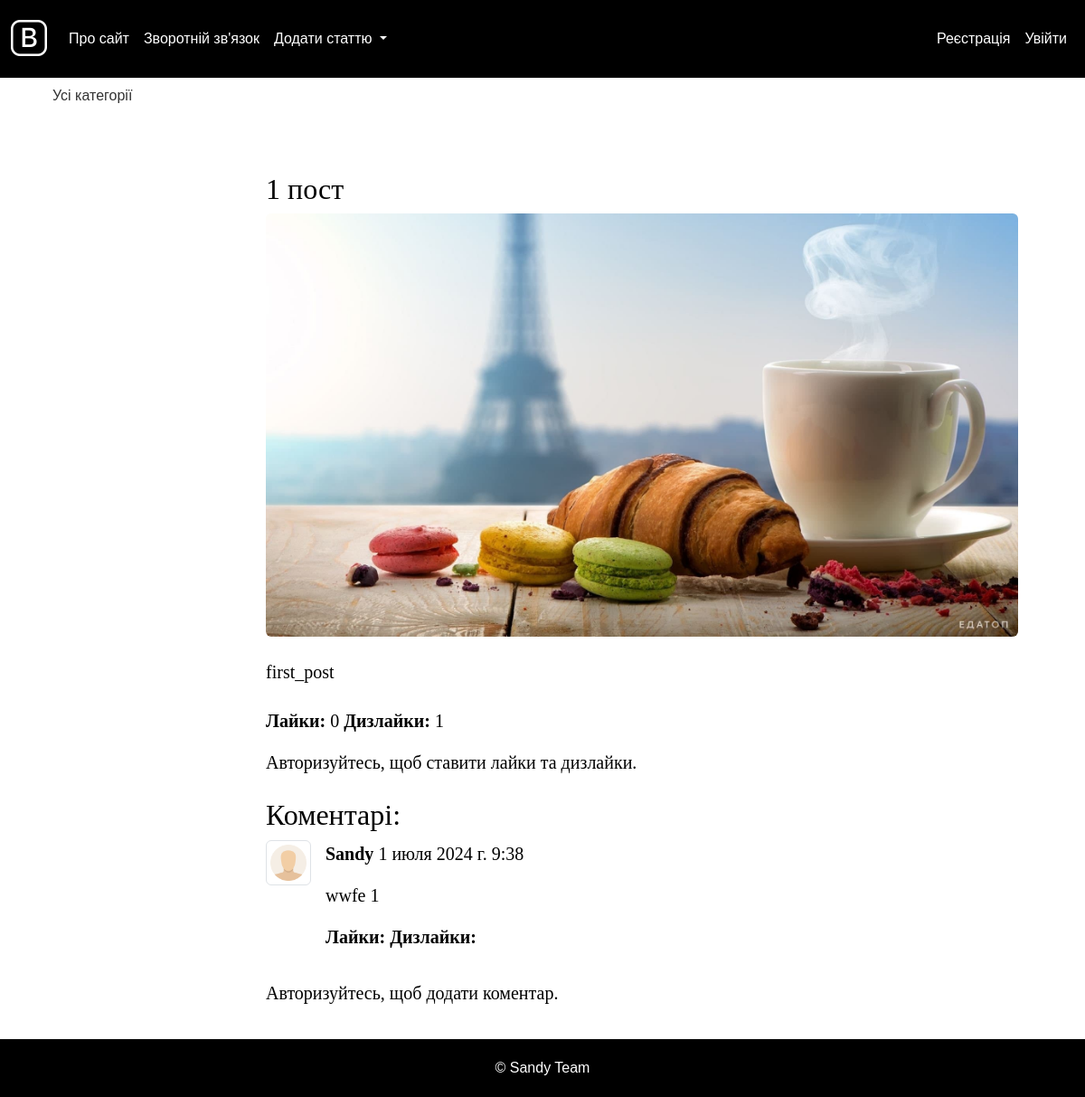
Page /post/first_post/ on the earlier database version.
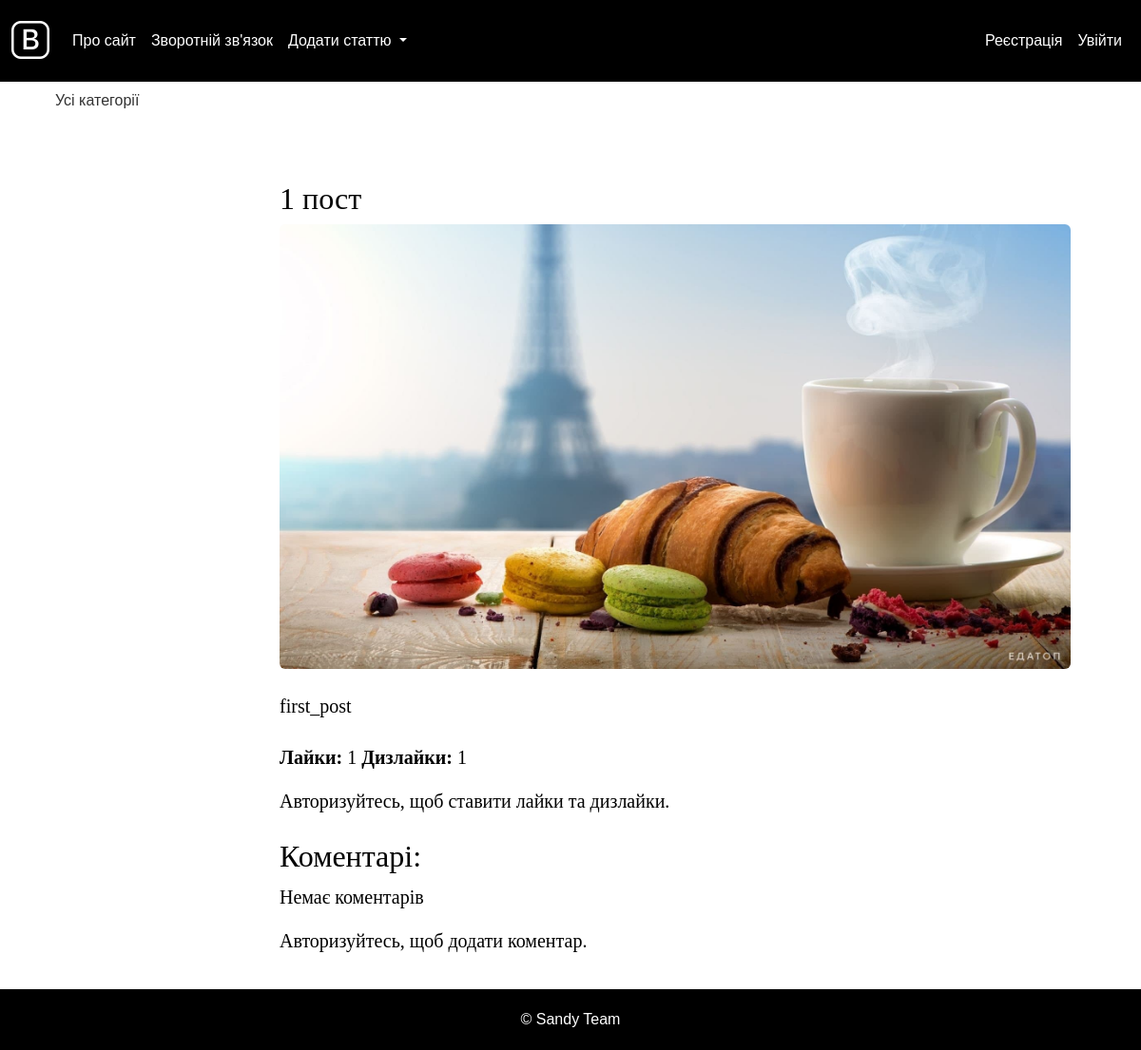
Same page on the later database version.
### blog/models.py (models this page shows, shortened)
class Blog(models.Model):
    DRAFT = 'draft'
    PUBLISHED = 'published'
    STATUS_CHOICES = [
        (DRAFT, 'Чернетка'),
        (PUBLISHED, 'Опублікована'),
    ]
    title = models.CharField(max_length=255, verbose_name="Заголовок")
    slug = models.SlugField(max_length=255, unique=True, verbose_name="URL")
    content = models.TextField(blank=True, verbose_name="Текст статті")
    photo = models.ImageField(upload_to="photos/%Y/%m/%d/", verbose_name="Фото", blank=True, null=True)
    time_create = models.DateTimeField(auto_now_add=True, verbose_name="Час створення")
    time_update = models.DateTimeField(auto_now=True, verbose_name="Час оновлення")
    status = models.CharField(max_length=10, choices=STATUS_CHOICES, default=DRAFT, verbose_name="Статус")
    cat = models.ForeignKey('Category', on_delete=models.PROTECT, verbose_name="Категорія")
    author = models.ForeignKey(settings.AUTH_USER_MODEL, on_delete=models.CASCADE, related_name='posts', verbose_name="Автор", null=True)
    likes = models.ManyToManyField(settings.AUTH_USER_MODEL, related_name='liked_posts', blank=True, verbose_name="Лайки", through='PostLike')
    dislikes = models.ManyToManyField(settings.AUTH_USER_MODEL, related_name='disliked_posts', blank=True, verbose_name="Дизлайки", through='PostDislike')
    tags = TaggableManager()
    class Meta:
        verbose_name = 'Запис блогу'
        verbose_name_plural = 'Записи блогу'
        ordering = ['id']

class Comment(models.Model):
    post = models.ForeignKey(Blog, on_delete=models.CASCADE, related_name='comments', verbose_name="Запис блогу")
    user = models.ForeignKey(settings.AUTH_USER_MODEL, on_delete=models.CASCADE, verbose_name="Користувач")
    content = models.TextField(verbose_name="Коментар")
    created_at = models.DateTimeField(auto_now_add=True, verbose_name="Час створення")
    updated_at = models.DateTimeField(auto_now=True, verbose_name="Час оновлення")  # New field
    likes = models.ManyToManyField(settings.AUTH_USER_MODEL, related_name='liked_comments', blank=True, verbose_name="Лайки", through='CommentLike')
    dislikes = models.ManyToManyField(settings.AUTH_USER_MODEL, related_name='disliked_comments', blank=True, verbose_name="Дизлайки", through='CommentDislike')
    class Meta:
        verbose_name = 'Коментар'
        verbose_name_plural = 'Коментарі'
        ordering = ['created_at']

class CustomUser(AbstractUser):
    avatar = models.ImageField(upload_to='avatars/', blank=True, null=True, default='avatars/default_avatar.png')
    class Meta:
        verbose_name = 'Користувач'
        verbose_name_plural = 'Користувачі'

### blog/views.py (the view)
# urls.py: path('post/<slug:post_slug>/', views.ShowPost.as_view(), name='post'),
class ShowPost(DetailView):
        model = Blog
        template_name = 'post.html'
        slug_url_kwarg = 'post_slug'
        context_object_name = 'post'
        def get_context_data(self, **kwargs):
            context = super().get_context_data(**kwargs)
            context['comments'] = self.object.comments.select_related('user')
            context['form'] = CommentForm()
            context['tags'] = self.object.tags.all()
            return context

### blog/templates/post.html (shortened to what this page needs)
{% extends 'base.html' %}
{% load static %}
{% block content %}
<div class="container">
    <h1 class="mt-4">{{ post.title }}</h1>
    {% if post.photo %}
    <div class="mb-4">
        <img class="img-fluid rounded" src="{{ post.photo.url }}" alt="{{ post.title }}">
    </div>
    {% endif %}
    <div class="mb-4">
        {{ post.content|linebreaks }}
    </div>
    <div class="mb-3">
        <p><strong>Лайки:</strong> <span id="like_count">{{ post.likes.count }}</span> <strong>Дизлайки:</strong> <span id="dislike_count">{{ post.dislikes.count }}</span></p>
    </div>
    {% if request.user.is_authenticated %}
    <form id="like_form" method="post" action="{% url 'toggle_like' post.slug %}" class="mb-4 d-inline">
        {% csrf_token %}
        <button type="submit" class="btn btn-outline-success">
            {% if request.user in post.likes.all %}
                <i class="bi bi-hand-thumbs-up-fill"></i>
            {% else %}
                <i class="bi bi-hand-thumbs-up"></i>
            {% endif %}
        </button>
    </form>
    <form id="dislike_form" method="post" action="{% url 'toggle_dislike' post.slug %}" class="mb-4 d-inline">
        {% csrf_token %}
        <button type="submit" class="btn btn-outline-danger">
            {% if request.user in post.dislikes.all %}
                <i class="bi bi-hand-thumbs-down-fill"></i>
            {% else %}
                <i class="bi bi-hand-thumbs-down"></i>
            {% endif %}
        </button>
    </form>
    {% else %}
    <p>Авторизуйтесь, щоб ставити лайки та дизлайки.</p>
    {% endif %}
    <h2 class="mt-4">Коментарі:</h2>
    <div id="comment-list">
        {% for comment in post.comments.all %}
        <div class="comment mb-3" id="comment-{{ comment.id }}">
            <div class="d-flex">
                <div>
                    {% if comment.user.profile.avatar %}
                        <img src="{{ comment.user.profile.avatar.url }}" alt="Аватар" class="img-thumbnail" width="50" height="50">
                    {% else %}
                        <img src="{% static 'default_avatar.png' %}" alt="Аватар за замовчуванням" class="img-thumbnail" width="50" height="50">
                    {% endif %}
                </div>
                <div class="ms-3">
                    <p><strong>{{ comment.user.username }}</strong> {{ comment.created_at }}</p>
                    <p>{{ comment.content|linebreaks }}</p>
                    <p><strong>Лайки:</strong> <strong>Дизлайки:</strong> </p>
                </div>
            </div>
        </div>
        {% empty %}
        <p>Немає коментарів</p>
        {% endfor %}
    </div>
    {% if request.user.is_authenticated %}
    <form id="comment-form" method="post" action="{% url 'add_comment' post.slug %}">
        {% csrf_token %}
        <div class="mb-3">
            <label for="commentContent" class="form-label">Додати коментар:</label>
            <textarea id="commentContent" name="content" rows="4" class="form-control" placeholder="Введіть ваш коментар"></textarea>
        </div>
        <button type="submit" class="btn btn-primary">Додати коментар</button>
    </form>
    {% else %}
    <p>Авторизуйтесь, щоб додати коментар.</p>
    {% endif %}
</div>
{% endblock %}

### blog/templates/base.html (shortened to what this page needs)
{% load static %}
<!DOCTYPE html>
<html>
<head>
    <link href="https://cdn.jsdelivr.net/npm/bootstrap@5.3.0/dist/css/bootstrap.min.css" rel="stylesheet">
    <link href="https://cdn.jsdelivr.net/npm/bootstrap-icons/font/bootstrap-icons.css" rel="stylesheet">
    <link href="{% static 'css/styles.css' %}" rel="stylesheet">
</head>
<body>
<nav class="navbar navbar-expand-lg navbar-light">
    <div class="container-fluid">
        <a class="navbar-brand" href="{% url 'home' %}">
            <i class="bi bi-bootstrap" style="color: #fff;"></i>
        </a>
        <div class="collapse navbar-collapse" id="navbarNavDropdown">
            <ul class="navbar-nav me-auto">
                <li class="nav-item">
                    <a class="nav-link" href="{% url 'about' %}">Про сайт</a>
                </li>
                <li class="nav-item">
                    <a class="nav-link" href="{% url 'contact' %}">Зворотній зв'язок</a>
                </li>
                <li class="nav-item dropdown">
                    <a class="nav-link dropdown-toggle" href="#" id="navbarDropdown" role="button" data-bs-toggle="dropdown" aria-expanded="false">
                        Додати статтю
                    </a>
                </li>
            </ul>
            <ul class="navbar-nav ms-auto">
                {% if request.user.is_authenticated %}
                    <li class="nav-item">
                        <a class="nav-link" href="{% url 'user_profile' request.user.username %}">{{ request.user.username }}</a>
                    </li>
                    <li class="nav-item">
                        <a class="nav-link" href="{% url 'logout' %}">Вийти</a>
                    </li>
                {% else %}
                    <li class="nav-item">
                        <a class="nav-link" href="{% url 'register' %}">Реєстрація</a>
                    </li>
                    <li class="nav-item">
                        <a class="nav-link" href="{% url 'login' %}">Увійти</a>
                    </li>
                {% endif %}
            </ul>
        </div>
    </div>
</nav>
<div class="container content-wrapper">
    <div class="row">
        <div class="col-md-2">
            <ul class="list-group">
                {% if cat_selected == 0 %}
                    <li class="list-group-item list-group-header">Усі категорії</li>
                {% else %}
                    <li class="list-group-item"><a href="{% url 'home' %}">Усі категорії</a></li>
                {% endif %}
            </ul>
        </div>
        <div class="col-md-10">
            <div class="content-text">
                {% block content %}
                {% endblock %}
            </div>
        </div>
    </div>
</div>
<footer class="footer">
    <div class="container">
        <span class="text-muted">&copy; Sandy Team</span>
    </div>
</footer>
</body>
</html>

### blog/static/css/styles.css (style rules this page uses)
html, body { font-family: 'Arial'; margin: 0; padding: 0; height: 100%; width: 100%; color: #444; }
a { color: #0059b2; text-decoration: none; }
img { max-width: 600px; height: auto; }
.bi-bootstrap { font-size: 40px; color: #000; }
.content-text { margin: 60px 0 0 30px; color: #000; font-size: 20px; font-family: Yandex Sans Display Light; }
.content-text h1 { font-size: 32px; }

### blog/templates/base.html (style rules this page uses)
body, html { height: 100%; margin: 0; }
body { display: flex; flex-direction: column; }
.content-wrapper { flex: 1; }
.footer { position: relative; bottom: 0; width: 100%; text-align: center; padding: 20px 0; background-color: #000; }
.footer .text-muted { color: #fff !important; }
.navbar-light { background-color: #000 !important; }
.navbar-nav .nav-link { color: #fff !important; }
.content-text { padding: 20px; }
.list-group { border: none; padding-left: 0; }
.list-group-item { border: none; padding: 0.5rem 1rem; }
.list-group-item a { color: #333; text-decoration: none; }

Differences in the rows shown:
removed Comment: user.username "Sandy", created_at "1 июля 2024 г. 9:38", content "wwfe 1"
changed Blog "1 пост": likes.count "0" → "1"
Other differences:
text now shown: "Немає коментарів"
